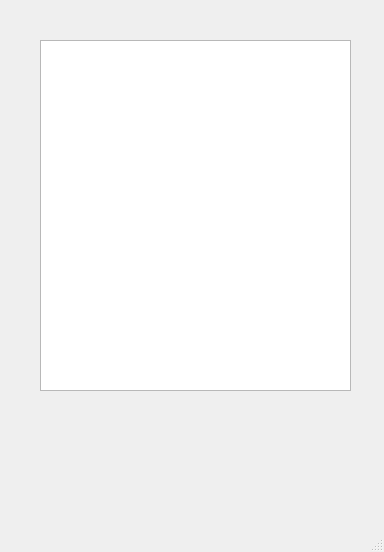
<?xml version="1.0" encoding="UTF-8"?>
<ui version="4.0">
 <class>showevent_window</class>
 <widget class="QMainWindow" name="showevent_window">
  <property name="geometry">
   <rect>
    <x>0</x>
    <y>0</y>
    <width>384</width>
    <height>552</height>
   </rect>
  </property>
  <property name="windowTitle">
   <string>MainWindow</string>
  </property>
  <widget class="QWidget" name="centralwidget">
   <widget class="QTextBrowser" name="show_something">
    <property name="geometry">
     <rect>
      <x>40</x>
      <y>40</y>
      <width>311</width>
      <height>351</height>
     </rect>
    </property>
   </widget>
  </widget>
  <widget class="QMenuBar" name="menubar">
   <property name="geometry">
    <rect>
     <x>0</x>
     <y>0</y>
     <width>384</width>
     <height>23</height>
    </rect>
   </property>
  </widget>
  <widget class="QStatusBar" name="statusbar"/>
 </widget>
 <resources/>
 <connections/>
</ui>
